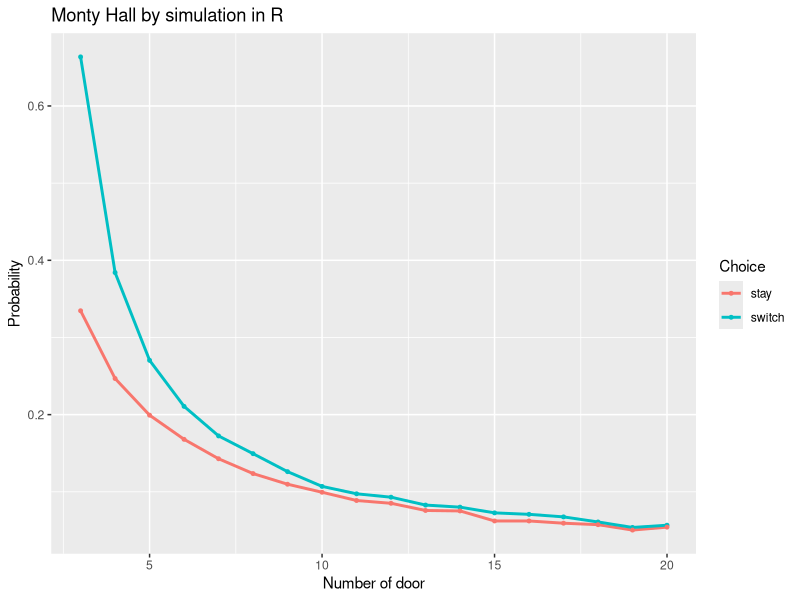

R code for this plot:
library(ggplot2)
set.seed(5000)

a <- as.data.frame(matrix(c(rep("switch",18),rep("stay",18)),36,1))
b <- cbind(seq(3,20,1),a,NA)
colnames(b) <- c("door_num","Choice","Probability")

game <- function(b,x,times){
 count = 0
 door_num <- b[x,"door_num"]
 for(i in 1:times){
   car <- sample(1:door_num,1)
   bet <- sample(1:door_num,1)
   empty <- sample(1:door_num,1)
   while(empty == car || empty == bet){
   empty <- sample(1:door_num,1)
   } 
   if(b[x,"Choice"] == "switch"){
   bet_2 <- sample(1:door_num,1)
   while(bet_2 == empty || bet_2 == bet){
   bet_2 <- sample(1:door_num,1)
   }
   if(bet_2 == car) count <- count + 1
   }
   else if(bet == car) count <- count+1   
  }
 return(count/times)
 }
for(i in 1:nrow(b)) b[i,"Probability"] <- game(b,i,10000)

ggplot(data=b,aes(x=door_num,y=Probability,group=Choice,colour=Choice))+
ggtitle("Monty Hall by simulation in R")+
geom_line(size=1)+
geom_point(size=1)+
xlab("Number of door")
